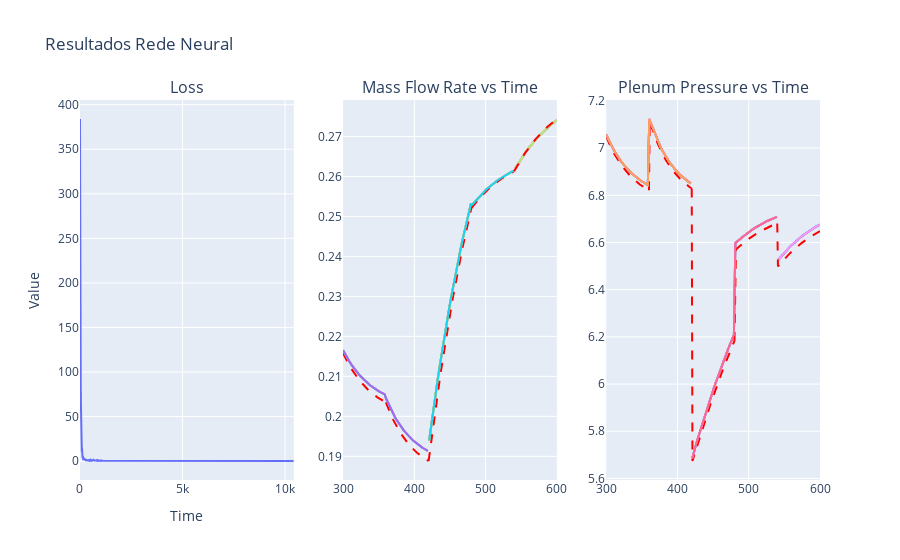

The cell this chart's notebook holds for it:
### Markdown cell above
##### Gráfico Rede Neural

### Code cell
fig = make_subplots(rows=1, cols=3, subplot_titles=("Loss","Mass Flow Rate vs Time", "Plenum Pressure vs Time"))

# Loss
fig.add_trace(go.Scatter(x=list(range(1, len(history.history['loss']) + 1)), y=history.history['loss'], mode='lines', name='Mass Loss', line=dict(dash='solid')),
                  row=1, col=1)

prediction = np.array(model.predict(x_test))
mass = prediction[:,:,0]
pressure = prediction[:, :,1]

interval2 = [np.linspace(newData*timestep, newData*timestep*2, newData) for i in range(nAlphas)]

for i in range(nAlphas_Met, nAlphas):
    for j in range(0, len(interval2[i]), nData):
        end = j + nData
        if end > len(interval2[i]):
            end = len(interval2[i])
        
        fig.add_trace(go.Scatter(x=interval2[i][j:end],y=np.squeeze(mass[j:end]),mode='lines',
                                line=dict(dash='solid')),row=1, col=2)
        fig.add_trace(go.Scatter(x=interval2[i][j:end],y=np.squeeze(pressure[j:end]),mode='lines',
                                line=dict(dash='solid')),row=1, col=3)
    # Modelo
    fig.add_trace(go.Scatter(x=interval[i], y=np.squeeze(massFlowrate[i]), mode='lines',name='Model Mass Flow Rate', line=dict(dash='dash', color='red')),
                  row=1, col=2)
    fig.add_trace(go.Scatter(x=interval[i], y=np.squeeze(PlenumPressure[i]), mode='lines', name= 'Model Plenum Pressure', line=dict(dash='dash', color='red')),
                  row=1, col=3)

fig.update_layout(
    title='Resultados Rede Neural',
    xaxis_title='Time',
    yaxis_title='Value',
    template='plotly',
    showlegend=False
)
fig.show()
